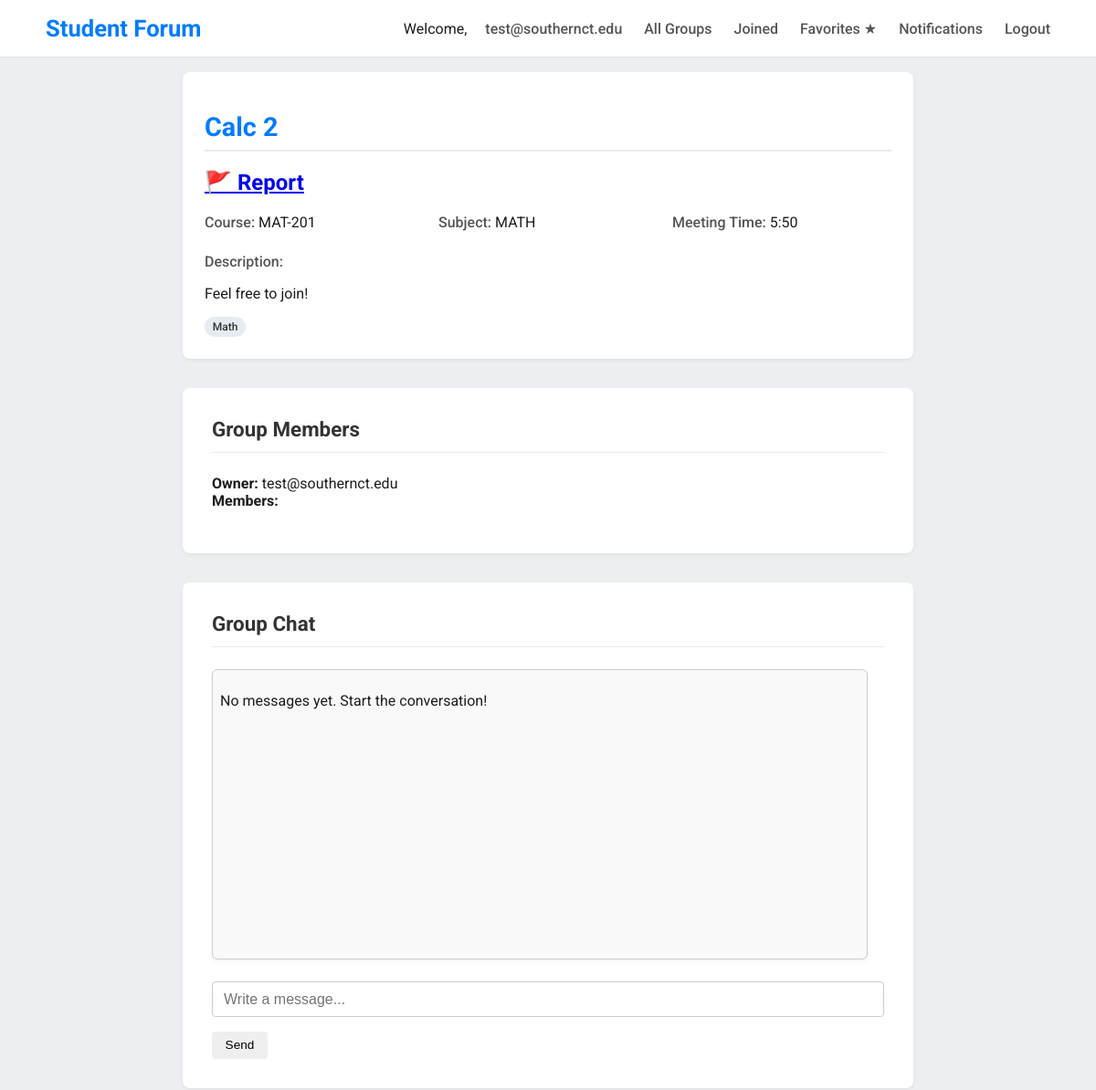
The app's page /group/2 (signed in, upper part), older data.
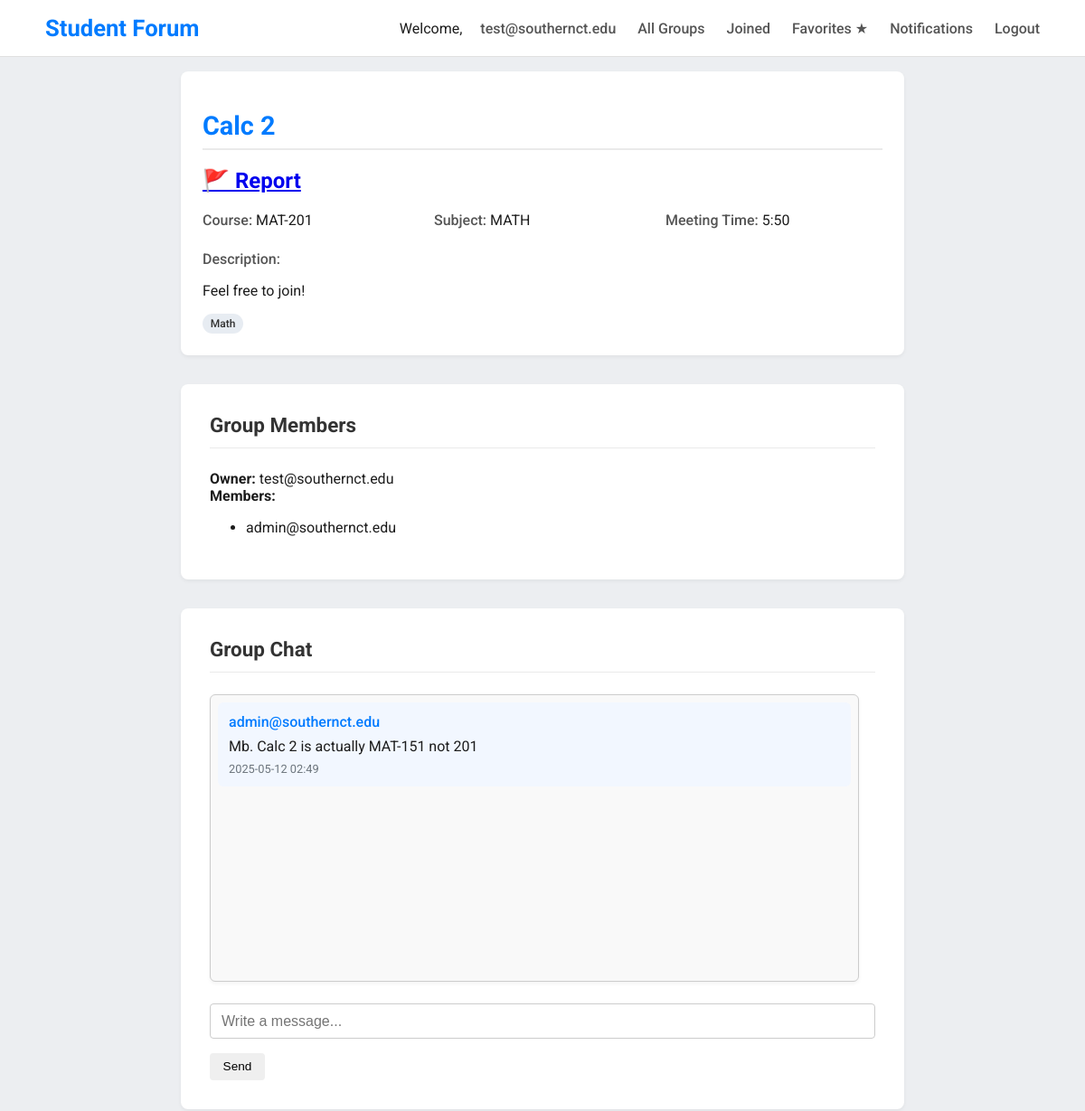
The same page, newer data.
### app/models.py (models this page shows, shortened)
class User(UserMixin, db.Model):
    id = db.Column(db.Integer, primary_key=True)
    email = db.Column(db.String(120), unique=True, nullable=False) #username not required use email
    password = db.Column(db.String(128), nullable=False)
    name = db.Column(db.String(100))
    major = db.Column(db.String(100))
    is_admin = db.Column(db.Boolean, default=False)
    is_verified = db.Column(db.Boolean, default=False)
    owned_groups = db.relationship('StudyGroup', backref='owner', foreign_keys='StudyGroup.op_id')
    posts = db.relationship('Post', backref='author', foreign_keys='Post.user_id')
    joined_groups   = db.relationship("StudyGroup", secondary=group_members,
                                      backref=db.backref("members", lazy="dynamic"))
    favorite_groups = db.relationship("StudyGroup", secondary=favorite_groups,
                                      backref=db.backref("fans",    lazy="dynamic"))

class StudyGroup(db.Model):
    id = db.Column(db.Integer, primary_key=True)
    subject = db.Column(db.String(100), nullable=False)
    course = db.Column(db.String(100), nullable=False)
    description = db.Column(db.Text)
    time = db.Column(db.String(100))
    title = db.Column(db.String(100))
    tags = db.Column(db.String(200))
    op_id = db.Column(db.Integer, db.ForeignKey('user.id'))
    created_at = db.Column(db.DateTime, default=datetime.utcnow)
    threads = db.relationship('Thread', backref='study_group', lazy=True)

class GroupChatMessage(db.Model):
    id = db.Column(db.Integer, primary_key=True)
    group_id = db.Column(db.Integer, db.ForeignKey('study_group.id'), nullable=False)
    user_id = db.Column(db.Integer, db.ForeignKey('user.id'), nullable=False)
    content = db.Column(db.Text, nullable=False)
    timestamp = db.Column(db.DateTime, default=datetime.utcnow)
    user = db.relationship('User', backref='group_chat_messages')
    group = db.relationship('StudyGroup', backref='chat_messages')

### app/routes.py (the view, shortened to what this page needs)
@bp.route('/group/<int:group_id>', methods=['GET', 'POST'])
@login_required
def view_group(group_id):
    group = StudyGroup.query.get_or_404(group_id)
    post_form = PostForm()
    chat_form = ChatForm()
    posts = Post.query.join(Thread).filter(Thread.study_group_id == group.id).order_by(Post.date_and_time.desc()).all()
    chat_messages = GroupChatMessage.query.filter_by(group_id=group.id).order_by(GroupChatMessage.timestamp.asc()).all()
    return render_template(
        'view_group.html',
        group=group,
        form=post_form,
        chat_form=chat_form,
        posts=posts,
        chat_messages=chat_messages
    )

### app/forms.py
class PostForm(FlaskForm):
    title = StringField('Title', validators=[DataRequired(), Length(max=100)])
    description = TextAreaField('Description', validators=[Length(max=1000)])
    meeting_time = StringField('Meeting Time', validators=[Length(max=100)])
    submit = SubmitField('Submit Post')

class ChatForm(FlaskForm):
    message = StringField('Message', validators=[DataRequired(), Length(max=500)])
    submit = SubmitField('Send')

### app/__init__.py (called while the page is built)
def create_app():
    app = Flask(__name__)
    app.config.from_object(Config)
    db.init_app(app)
    login_manager.init_app(app)
    csrf.init_app(app)
    @app.context_processor
    def inject_csrf_token():
        return dict(csrf_token=generate_csrf)
    from . import routes
    app.register_blueprint(routes.bp)
    from . import admin
    app.register_blueprint(admin.admin_bp)
    @app.context_processor
    def notification_count():
        from flask_login import current_user
        if current_user.is_authenticated:
            from .models import Notification
            count = Notification.query.filter_by(user_id=current_user.id, is_read=False).count()
            return {'notification_count': count}
        return {'notification_count': 0}
    with app.app_context():
        db.create_all()
    return app

### app/models.py (called while the page is built)
@login_manager.user_loader
def load_user(user_id):
    return User.query.get(int(user_id))

### app/templates/view_group.html (shortened to what this page needs)
{% extends "base.html" %} {% block title %}{{ group.title }}{% endblock %} {%
block content %}
<div class="group-header">
  <h1 class="group-title">{{ group.title }}                    </h1>
  <h2>   <a href="{{ url_for('main.report_group', group_id=group.id) }}" title="Report this group">
  🚩 Report
</a></h2>
  <div class="group-meta">
    <div class="meta-item">
      <span class="meta-label">Course:</span>
      <span class="meta-value">{{ group.course }}</span>
    </div>
    <div class="meta-item">
      <span class="meta-label">Subject:</span>
      <span class="meta-value">{{ group.subject }}</span>
    </div>
    <div class="meta-item">
      <span class="meta-label">Meeting Time:</span>
      <span class="meta-value">{{ group.time }}</span>
    </div>
  </div>
  <div class="meta-item">
    <span class="meta-label">Description:</span>
    <p class="meta-value">{{ group.description }}</p>
  </div>
  <div class="sg-tags">
    {% for t in (group.tags or "").split(",") if t.strip() %}
    <span class="badge sg-badge">{{ t.strip() }}</span>
    {% endfor %}
  </div>
</div>
<div class="section-card mt-4">
  <div class="section-header">
    <h2 class="section-title">Group Members</h2>
  </div>
  <div class="group-owner">
    <strong>Owner:</strong>
    <span>{{ group.owner.email }}</span>
  </div>
  <div class="group-members mt-2">
    <strong>Members:</strong>
    <ul>
      {% for member in group.members %}
        {% if member.id != group.owner.id %}
        <li>{{ member.email }}</li>
        {% endif %}
      {% endfor %}
    </ul>
  </div>
</div>
<div class="section-card">
  <div class="section-header">
    <h2 class="section-title">Group Chat</h2>
  </div>
  <div
    class="chat-box"
    style="max-height: 300px; overflow-y: scroll; padding: 0.5rem"
  >
    {% for message in chat_messages %}
    <div class="chat-message">
      <div class="chat-author">{{ message.user.email }}</div>
      <div class="chat-content">{{ message.content }}</div>
      <div class="chat-time">
        {{ message.timestamp.strftime('%Y-%m-%d %H:%M') }}
      </div>
    </div>
    {% else %}
    <p>No messages yet. Start the conversation!</p>
    {% endfor %}
  </div>
  <form method="POST" class="mt-3">
    <div class="form-group">
      {{ chat_form.message(class="form-control", placeholder="Write a message...") }}
    </div>
    {{ chat_form.submit(class="btn btn-primary mt-2") }}
  </form>
</div>
{% endblock %}

### app/templates/base.html (shortened to what this page needs)
<!DOCTYPE html>
<html lang="en">
  <head>
    <link
      rel="stylesheet"
      href="{{ url_for('static', filename='css/style.css') }}"
    />
  </head>
  <body>
    <nav>
      <div class="nav-container">
        <a href="{{ url_for('main.home') }}" class="nav-brand">Student Forum</a>
        <div class="nav-links">
          {% if current_user.is_authenticated %}
          <span class="welcome">
            Welcome,<a href="{{ url_for('main.view_profile') }}"
              >{{ current_user.email }}</a
            >
          </span>
          <a href="{{ url_for('main.browse_listings') }}">All&nbsp;Groups</a>
          <a href="{{ url_for('main.joined_groups') }}">Joined</a>
          <a href="{{ url_for('main.favorite_groups') }}">Favorites&nbsp;★</a>
          <a href="{{ url_for('main.view_notifications') }}">
            Notifications
          </a>
          <a href="{{ url_for('main.logout') }}">Logout</a>
          {% else %}
          <a href="{{ url_for('main.index') }}">Home</a>
          <a href="{{ url_for('main.login') }}">Login</a>
          <a href="{{ url_for('main.register') }}">Register</a>
          {% endif %}
        </div>
      </div>
    </nav>
    <div class="container">
       {% block content %}{% endblock %}
    </div>
  </body>
</html>

### app/static/css/style.css (style rules this page uses)
body { font-family: 'Roboto', sans-serif; background-color: #eceef1; color: #1c1c1c; margin: 0; display: flex; flex-direction: column; min-height: 100vh; }
nav { background-color: #fff; padding: 1rem 2rem; border-bottom: 1px solid #e0e0e0; }
.nav-container { display: flex; justify-content: space-between; align-items: center; max-width: 1100px; margin: auto; }
.nav-brand { font-size: 1.6rem; font-weight: 700; color: #007bff; text-decoration: none; }
.nav-links a { margin-left: 1.25rem; text-decoration: none; font-weight: 500; font-size: 1rem; color: #555; transition: color 0.2s; }
.container { flex: 1; max-width: 900px; margin: auto; padding: 1rem; }
.form-group { margin-bottom: 1rem; }
.form-control { width: 100%; padding: 0.6rem 0.75rem; border: 1px solid #ccc; border-radius: 4px; font-size: 1rem; background-color: #fff; color: #1c1c1c; box-sizing: border-box; }
.badge { display: inline-block; padding: 0.25rem 0.55rem; font-size: 0.75rem; font-weight: 500; border-radius: 999px; }
.btn { display: inline-block; padding: 0.4rem 0.85rem; font-size: 0.85rem; font-weight: 500; line-height: 1.1; border: 1px solid transparent; border-radius: 4px; cursor: pointer; transition: background-color 0.15s ease, color 0.15s ease, border 0.15s ease; }
.mt-3 { margin-top: 1rem; }
.sg-tags { display: flex; flex-wrap: wrap; gap: 0.35rem; }
.sg-badge { background: #e7ecf2; color: #333; }
.chat-box { width: 100%; max-width: 700px; height: 300px; border: 1px solid #ccc; border-radius: 6px; padding: 1rem; overflow-y: auto; background-color: #f9f9f9; margin-bottom: 1.5rem; box-shadow: 0 2px 4px rgba(0, 0, 0, 0.05); }
.group-header { background-color: #fff; border-radius: 8px; padding: 1.5rem; margin-bottom: 2rem; box-shadow: 0 2px 4px rgba(0,0,0,0.05); }
.group-title { color: #007bff; margin-bottom: 1rem; font-size: 1.8rem; border-bottom: 2px solid #eaeaea; padding-bottom: 0.5rem; }
.group-meta { display: grid; grid-template-columns: repeat(auto-fit, minmax(200px, 1fr)); gap: 1rem; margin-bottom: 1rem; }
.meta-item { margin-bottom: 0.5rem; }
.meta-label { font-weight: 500; color: #555; }
.section-card { width: 100%; box-sizing: border-box; min-width: 800px; background-color: #fff; border-radius: 8px; padding: 2rem; margin: 0 auto 2rem; box-shadow: 0 2px 4px rgba(0,0,0,0.05); }
.section-header { display: flex; justify-content: space-between; align-items: center; margin-bottom: 1.5rem; border-bottom: 1px solid #eaeaea; padding-bottom: 0.75rem; }
.section-title { color: #333; font-size: 1.4rem; margin: 0; }
.chat-message { padding: 0.75rem; margin-bottom: 0.75rem; border-radius: 6px; background-color: #f2f7ff; }
.chat-author { font-weight: 500; color: #007bff; }
.chat-content { margin: 0.5rem 0; }
.chat-time { font-size: 0.8rem; color: #6c757d; }

Row changes from the older to the newer data that the page shows:
now on this page (row unchanged): User: email "admin@southernct.edu"
added GroupChatMessage: user.email "admin@southernct.edu", content "Mb. Calc 2 is actually MAT-151 not 201", timestamp "2025-05-12 02:49"
Text that changed along with them:
text no longer shown: "No messages yet. Start the conversation!"
